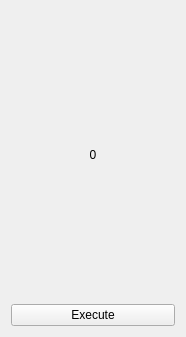
<?xml version="1.0" encoding="UTF-8"?>
<ui version="4.0">
 <class>Widget</class>
 <widget class="QWidget" name="Widget">
  <property name="geometry">
   <rect>
    <x>0</x>
    <y>0</y>
    <width>186</width>
    <height>337</height>
   </rect>
  </property>
  <layout class="QVBoxLayout" name="verticalLayout">
   <item>
    <widget class="QLabel" name="label">
     <property name="text">
      <string>0</string>
     </property>
     <property name="alignment">
      <set>Qt::AlignCenter</set>
     </property>
    </widget>
   </item>
   <item>
    <widget class="QPushButton" name="button">
     <property name="text">
      <string>Execute</string>
     </property>
    </widget>
   </item>
  </layout>
 </widget>
 <resources/>
 <connections/>
</ui>
